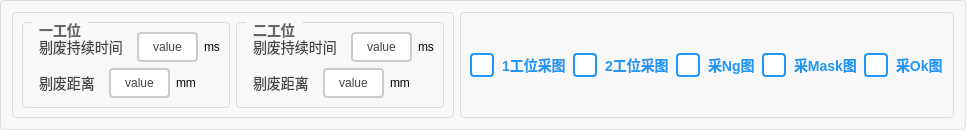
      <widget class="QGroupBox" name="groupBox_14">
       <property name="styleSheet">
        <string notr="true">QGroupBox {
    border: 1px solid #DDD;
    border-radius: 4px;
    font: bold 14px;
    color: #666;
    background-color: #F8F8F8;
}

QGroupBox::title {
    subcontrol-origin: margin;
    subcontrol-position: top left;
    left: 10px;
    padding: 0 5px;
}</string>
       </property>
       <property name="title">
        <string/>
       </property>
       <layout class="QHBoxLayout" name="horizontalLayout_19" stretch="3,1">
        <item>
         <widget class="QGroupBox" name="groupBox_10">
          <property name="styleSheet">
           <string notr="true">QGroupBox {
    border: 1px solid #DDD;
    border-radius: 4px;
    font: bold 14px;
    color: #666;
    background-color: #F8F8F8;
}

QGroupBox::title {
    subcontrol-origin: margin;
    subcontrol-position: top left;
    left: 10px;
    padding: 0 5px;
}</string>
          </property>
          <property name="title">
           <string/>
          </property>
          <layout class="QHBoxLayout" name="horizontalLayout_13">
           <item>
            <widget class="QGroupBox" name="groupBox_8">
             <property name="styleSheet">
              <string notr="true">QGroupBox {
    border: 1px solid #DDD;
    border-radius: 4px;
    font: bold 14px;
    color: #666;
    background-color: #F8F8F8;
}

QGroupBox::title {
    subcontrol-origin: margin;
    subcontrol-position: top left;
    left: 10px;
    padding: 0 5px;
}</string>
             </property>
             <property name="title">
              <string>一工位</string>
             </property>
             <layout class="QVBoxLayout" name="verticalLayout_4">
              <item>
               <layout class="QHBoxLayout" name="horizontalLayout_9">
                <item>
                 <widget class="QLabel" name="label_13">
                  <property name="styleSheet">
                   <string notr="true">/* 基础标签样式 */
QLabel {
    color: #444444;          /* 主文字色 */
    font-size: 14px;         /* 标准字号 */
    background: transparent; /* 透明背景 */
    padding: 2px 4px;        /* 基础内边距 */
}

/* 标题样式 */
QLabel.title {
    font-size: 16px;
    font-weight: 600;
    color: #333333;
    border-bottom: 1px solid #DDDDDD; /* 下划线装饰 */
    padding-bottom: 4px;
}

/* 副标题/次要文本 */
QLabel.subtitle {
    color: #666666;
    font-size: 13px;
    font-style: italic;
}

/* 强调文本 */
QLabel.emphasis {
    color: #333333;
    font-weight: 500;
    background-color: #F5F5F5;
    border-radius: 3px;
    padding: 4px 8px;
}

/* 状态标签（成功/警告/错误） */
QLabel[state=&quot;success&quot;] {
    color: #228B22;          /* 森林绿 */
    border-left: 3px solid #228B22;
    padding-left: 8px;
}

QLabel[state=&quot;warning&quot;] {
    color: #FF8C00;          /* 暗橙 */
    border-left: 3px solid #FF8C00;
    padding-left: 8px;
}

QLabel[state=&quot;error&quot;] {
    color: #B22222;          /* 砖红 */
    border-left: 3px solid #B22222;
    padding-left: 8px;
}

/* 数据展示标签 */
QLabel.data {
    color: #2F4F4F;          /* 深石板灰 */
    font-family: monospace;
    border: 1px solid #E0E0E0;
    background-color: #FFFFFF;
    padding: 6px 12px;
    border-radius: 4px;
}

/* 禁用状态 */
QLabel:disabled {
    color: #AAAAAA;
    background-color: transparent;
}

/* 链接样式（伪链接效果） */
QLabel.link {
    color: #4682B4;          /* 钢蓝 */
    text-decoration: underline;
    border-bottom: 1px dotted #4682B4;
}

/* 图标标签 */
QLabel.icon {
    qproperty-alignment: AlignCenter;
    border: 1px solid #E0E0E0;
    border-radius: 4px;
    background-color: #FFFFFF;
    padding: 12px;
}</string>
                  </property>
                  <property name="text">
                   <string>剔废持续时间</string>
                  </property>
                 </widget>
                </item>
                <item>
                 <widget class="QPushButton" name="pbtn_tifeichixushijian1">
                  <property name="sizePolicy">
                   <sizepolicy hsizetype="Minimum" vsizetype="Minimum">
                    <horstretch>0</horstretch>
                    <verstretch>0</verstretch>
                   </sizepolicy>
                  </property>
                  <property name="styleSheet">
                   <string notr="true">QPushButton {
    padding: 6px 14px;
    border: 2px solid #CCC;
    border-radius: 4px;
    background-color: white;
    color: #444;
}

QPushButton:hover {
    border-color: #999;
    background-color: #F5F5F5;
}

QPushButton:pressed {
    border-color: #777;
    background-color: #EEE;
}</string>
                  </property>
                  <property name="text">
                   <string>value</string>
                  </property>
                 </widget>
                </item>
                <item>
                 <widget class="QLabel" name="label_14">
                  <property name="text">
                   <string>ms</string>
                  </property>
                 </widget>
                </item>
               </layout>
              </item>
              <item>
               <layout class="QHBoxLayout" name="horizontalLayout_10">
                <item>
                 <widget class="QLabel" name="label_15">
                  <property name="styleSheet">
                   <string notr="true">/* 基础标签样式 */
QLabel {
    color: #444444;          /* 主文字色 */
    font-size: 14px;         /* 标准字号 */
    background: transparent; /* 透明背景 */
    padding: 2px 4px;        /* 基础内边距 */
}

/* 标题样式 */
QLabel.title {
    font-size: 16px;
    font-weight: 600;
    color: #333333;
    border-bottom: 1px solid #DDDDDD; /* 下划线装饰 */
    padding-bottom: 4px;
}

/* 副标题/次要文本 */
QLabel.subtitle {
    color: #666666;
    font-size: 13px;
    font-style: italic;
}

/* 强调文本 */
QLabel.emphasis {
    color: #333333;
    font-weight: 500;
    background-color: #F5F5F5;
    border-radius: 3px;
    padding: 4px 8px;
}

/* 状态标签（成功/警告/错误） */
QLabel[state=&quot;success&quot;] {
    color: #228B22;          /* 森林绿 */
    border-left: 3px solid #228B22;
    padding-left: 8px;
}

QLabel[state=&quot;warning&quot;] {
    color: #FF8C00;          /* 暗橙 */
    border-left: 3px solid #FF8C00;
    padding-left: 8px;
}

QLabel[state=&quot;error&quot;] {
    color: #B22222;          /* 砖红 */
    border-left: 3px solid #B22222;
    padding-left: 8px;
}

/* 数据展示标签 */
QLabel.data {
    color: #2F4F4F;          /* 深石板灰 */
    font-family: monospace;
    border: 1px solid #E0E0E0;
    background-color: #FFFFFF;
    padding: 6px 12px;
    border-radius: 4px;
}

/* 禁用状态 */
QLabel:disabled {
    color: #AAAAAA;
    background-color: transparent;
}

/* 链接样式（伪链接效果） */
QLabel.link {
    color: #4682B4;          /* 钢蓝 */
    text-decoration: underline;
    border-bottom: 1px dotted #4682B4;
}

/* 图标标签 */
QLabel.icon {
    qproperty-alignment: AlignCenter;
    border: 1px solid #E0E0E0;
    border-radius: 4px;
    background-color: #FFFFFF;
    padding: 12px;
}</string>
                  </property>
                  <property name="text">
                   <string>剔废距离</string>
                  </property>
                 </widget>
                </item>
                <item>
                 <widget class="QPushButton" name="pbtn_tifeijuli1">
                  <property name="sizePolicy">
                   <sizepolicy hsizetype="Minimum" vsizetype="Minimum">
                    <horstretch>0</horstretch>
                    <verstretch>0</verstretch>
                   </sizepolicy>
                  </property>
                  <property name="styleSheet">
                   <string notr="true">QPushButton {
    padding: 6px 14px;
    border: 2px solid #CCC;
    border-radius: 4px;
    background-color: white;
    color: #444;
}

QPushButton:hover {
    border-color: #999;
    background-color: #F5F5F5;
}

QPushButton:pressed {
    border-color: #777;
    background-color: #EEE;
}</string>
                  </property>
                  <property name="text">
                   <string>value</string>
                  </property>
                 </widget>
                </item>
                <item>
                 <widget class="QLabel" name="label_16">
                  <property name="text">
                   <string>mm</string>
                  </property>
                 </widget>
                </item>
               </layout>
              </item>
             </layout>
            </widget>
           </item>
           <item>
            <widget class="QGroupBox" name="groupBox_9">
             <property name="styleSheet">
              <string notr="true">QGroupBox {
    border: 1px solid #DDD;
    border-radius: 4px;
    font: bold 14px;
    color: #666;
    background-color: #F8F8F8;
}

QGroupBox::title {
    subcontrol-origin: margin;
    subcontrol-position: top left;
    left: 10px;
    padding: 0 5px;
}</string>
             </property>
             <property name="title">
              <string>二工位</string>
             </property>
             <layout class="QVBoxLayout" name="verticalLayout_5">
              <item>
               <layout class="QHBoxLayout" name="horizontalLayout_11">
                <item>
                 <widget class="QLabel" name="label_17">
                  <property name="styleSheet">
                   <string notr="true">/* 基础标签样式 */
QLabel {
    color: #444444;          /* 主文字色 */
    font-size: 14px;         /* 标准字号 */
    background: transparent; /* 透明背景 */
    padding: 2px 4px;        /* 基础内边距 */
}

/* 标题样式 */
QLabel.title {
    font-size: 16px;
    font-weight: 600;
    color: #333333;
    border-bottom: 1px solid #DDDDDD; /* 下划线装饰 */
    padding-bottom: 4px;
}

/* 副标题/次要文本 */
QLabel.subtitle {
    color: #666666;
    font-size: 13px;
    font-style: italic;
}

/* 强调文本 */
QLabel.emphasis {
    color: #333333;
    font-weight: 500;
    background-color: #F5F5F5;
    border-radius: 3px;
    padding: 4px 8px;
}

/* 状态标签（成功/警告/错误） */
QLabel[state=&quot;success&quot;] {
    color: #228B22;          /* 森林绿 */
    border-left: 3px solid #228B22;
    padding-left: 8px;
}

QLabel[state=&quot;warning&quot;] {
    color: #FF8C00;          /* 暗橙 */
    border-left: 3px solid #FF8C00;
    padding-left: 8px;
}

QLabel[state=&quot;error&quot;] {
    color: #B22222;          /* 砖红 */
    border-left: 3px solid #B22222;
    padding-left: 8px;
}

/* 数据展示标签 */
QLabel.data {
    color: #2F4F4F;          /* 深石板灰 */
    font-family: monospace;
    border: 1px solid #E0E0E0;
    background-color: #FFFFFF;
    padding: 6px 12px;
    border-radius: 4px;
}

/* 禁用状态 */
QLabel:disabled {
    color: #AAAAAA;
    background-color: transparent;
}

/* 链接样式（伪链接效果） */
QLabel.link {
    color: #4682B4;          /* 钢蓝 */
    text-decoration: underline;
    border-bottom: 1px dotted #4682B4;
}

/* 图标标签 */
QLabel.icon {
    qproperty-alignment: AlignCenter;
    border: 1px solid #E0E0E0;
    border-radius: 4px;
    background-color: #FFFFFF;
    padding: 12px;
}</string>
                  </property>
                  <property name="text">
                   <string>剔废持续时间</string>
                  </property>
                 </widget>
                </item>
                <item>
                 <widget class="QPushButton" name="pbtn_tifeichixushijian2">
                  <property name="sizePolicy">
                   <sizepolicy hsizetype="Minimum" vsizetype="Minimum">
                    <horstretch>0</horstretch>
                    <verstretch>0</verstretch>
                   </sizepolicy>
                  </property>
                  <property name="styleSheet">
                   <string notr="true">QPushButton {
    padding: 6px 14px;
    border: 2px solid #CCC;
    border-radius: 4px;
    background-color: white;
    color: #444;
}

QPushButton:hover {
    border-color: #999;
    background-color: #F5F5F5;
}

QPushButton:pressed {
    border-color: #777;
    background-color: #EEE;
}</string>
                  </property>
                  <property name="text">
                   <string>value</string>
                  </property>
                 </widget>
                </item>
                <item>
                 <widget class="QLabel" name="label_18">
                  <property name="text">
                   <string>ms</string>
                  </property>
                 </widget>
                </item>
               </layout>
              </item>
              <item>
               <layout class="QHBoxLayout" name="horizontalLayout_12">
                <item>
                 <widget class="QLabel" name="label_19">
                  <property name="styleSheet">
                   <string notr="true">/* 基础标签样式 */
QLabel {
    color: #444444;          /* 主文字色 */
    font-size: 14px;         /* 标准字号 */
    background: transparent; /* 透明背景 */
    padding: 2px 4px;        /* 基础内边距 */
}

/* 标题样式 */
QLabel.title {
    font-size: 16px;
    font-weight: 600;
    color: #333333;
    border-bottom: 1px solid #DDDDDD; /* 下划线装饰 */
    padding-bottom: 4px;
}

/* 副标题/次要文本 */
QLabel.subtitle {
    color: #666666;
    font-size: 13px;
    font-style: italic;
}

/* 强调文本 */
QLabel.emphasis {
    color: #333333;
    font-weight: 500;
    background-color: #F5F5F5;
    border-radius: 3px;
    padding: 4px 8px;
}

/* 状态标签（成功/警告/错误） */
QLabel[state=&quot;success&quot;] {
    color: #228B22;          /* 森林绿 */
    border-left: 3px solid #228B22;
    padding-left: 8px;
}

QLabel[state=&quot;warning&quot;] {
    color: #FF8C00;          /* 暗橙 */
    border-left: 3px solid #FF8C00;
    padding-left: 8px;
}

QLabel[state=&quot;error&quot;] {
    color: #B22222;          /* 砖红 */
    border-left: 3px solid #B22222;
    padding-left: 8px;
}

/* 数据展示标签 */
QLabel.data {
    color: #2F4F4F;          /* 深石板灰 */
    font-family: monospace;
    border: 1px solid #E0E0E0;
    background-color: #FFFFFF;
    padding: 6px 12px;
    border-radius: 4px;
}

/* 禁用状态 */
QLabel:disabled {
    color: #AAAAAA;
    background-color: transparent;
}

/* 链接样式（伪链接效果） */
QLabel.link {
    color: #4682B4;          /* 钢蓝 */
    text-decoration: underline;
    border-bottom: 1px dotted #4682B4;
}

/* 图标标签 */
QLabel.icon {
    qproperty-alignment: AlignCenter;
    border: 1px solid #E0E0E0;
    border-radius: 4px;
    background-color: #FFFFFF;
    padding: 12px;
}</string>
                  </property>
                  <property name="text">
                   <string>剔废距离</string>
                  </property>
                 </widget>
                </item>
                <item>
                 <widget class="QPushButton" name="pbtn_tifeijuli2">
                  <property name="sizePolicy">
                   <sizepolicy hsizetype="Minimum" vsizetype="Minimum">
                    <horstretch>0</horstretch>
                    <verstretch>0</verstretch>
                   </sizepolicy>
                  </property>
                  <property name="styleSheet">
                   <string notr="true">QPushButton {
    padding: 6px 14px;
    border: 2px solid #CCC;
    border-radius: 4px;
    background-color: white;
    color: #444;
}

QPushButton:hover {
    border-color: #999;
    background-color: #F5F5F5;
}

QPushButton:pressed {
    border-color: #777;
    background-color: #EEE;
}</string>
                  </property>
                  <property name="text">
                   <string>value</string>
                  </property>
                 </widget>
                </item>
                <item>
                 <widget class="QLabel" name="label_20">
                  <property name="text">
                   <string>mm</string>
                  </property>
                 </widget>
                </item>
               </layout>
              </item>
             </layout>
            </widget>
           </item>
          </layout>
         </widget>
        </item>
        <item>
         <widget class="QGroupBox" name="groupBox_15">
          <property name="styleSheet">
           <string notr="true">QGroupBox {
    border: 1px solid #DDD;
    border-radius: 4px;
    font: bold 14px;
    color: #666;
    background-color: #F8F8F8;
}

QGroupBox::title {
    subcontrol-origin: margin;
    subcontrol-position: top left;
    left: 10px;
    padding: 0 5px;
}</string>
          </property>
          <property name="title">
           <string/>
          </property>
          <layout class="QHBoxLayout" name="horizontalLayout_22">
           <item>
            <layout class="QHBoxLayout" name="horizontalLayout_21">
             <item>
              <widget class="QCheckBox" name="cBox_takeCamera1Pictures">
               <property name="styleSheet">
                <string notr="true">QCheckBox {
    spacing: 8px;
    font-size: 14px;
    color: #333;
    font-weight: bold;        
    color:  rgb(0, 0, 0);       
}

/* 未选中状态 */
QCheckBox::indicator {
    width: 20px;
    height: 20px;
    border-radius: 4px; /* 方形，圆角可适当调整 */
    border: 2px solid #999;
    background: #ffffff;
}

/* 悬停效果 */
QCheckBox::indicator:hover {
    border: 2px solid #666;
}

/* 选中状态 */
QCheckBox::indicator:checked {
    border: 2px solid #2196F3;
    background-color: qradialgradient(
        cx:0.5, cy:0.5,
        radius:0.4,
        fx:0.5, fy:0.5,
        stop:0 #2196F3,
        stop:1 transparent
    );
}

/* 禁用状态 */
QCheckBox::indicator:disabled {
    border: 2px solid #ccc;
    background: #eee;
}

/* 选中时的文字颜色 */
QCheckBox:checked {
    color: #2196F3;
    font-weight: 500;
}

/* 点击动画效果 */
QCheckBox::indicator:pressed {
    border: 2px solid #1565C0;
    background-color: qradialgradient(
        cx:0.5, cy:0.5,
        radius:0.5,
        fx:0.5, fy:0.5,
        stop:0 #BBDEFB,
        stop:1 transparent
    );
}</string>
               </property>
               <property name="text">
                <string>1工位采图</string>
               </property>
               <property name="checked">
                <bool>true</bool>
               </property>
              </widget>
             </item>
             <item>
              <widget class="QCheckBox" name="cBox_takeCamera2Pictures">
               <property name="styleSheet">
                <string notr="true">QCheckBox {
    spacing: 8px;
    font-size: 14px;
    color: #333;
    font-weight: bold;        
    color:  rgb(0, 0, 0);       
}

/* 未选中状态 */
QCheckBox::indicator {
    width: 20px;
    height: 20px;
    border-radius: 4px; /* 方形，圆角可适当调整 */
    border: 2px solid #999;
    background: #ffffff;
}

/* 悬停效果 */
QCheckBox::indicator:hover {
    border: 2px solid #666;
}

/* 选中状态 */
QCheckBox::indicator:checked {
    border: 2px solid #2196F3;
    background-color: qradialgradient(
        cx:0.5, cy:0.5,
        radius:0.4,
        fx:0.5, fy:0.5,
        stop:0 #2196F3,
        stop:1 transparent
    );
}

/* 禁用状态 */
QCheckBox::indicator:disabled {
    border: 2px solid #ccc;
    background: #eee;
}

/* 选中时的文字颜色 */
QCheckBox:checked {
    color: #2196F3;
    font-weight: 500;
}

/* 点击动画效果 */
QCheckBox::indicator:pressed {
    border: 2px solid #1565C0;
    background-color: qradialgradient(
        cx:0.5, cy:0.5,
        radius:0.5,
        fx:0.5, fy:0.5,
        stop:0 #BBDEFB,
        stop:1 transparent
    );
}</string>
               </property>
               <property name="text">
                <string>2工位采图</string>
               </property>
               <property name="checked">
                <bool>true</bool>
               </property>
              </widget>
             </item>
            </layout>
           </item>
           <item>
            <layout class="QHBoxLayout" name="horizontalLayout_20">
             <item>
              <widget class="QCheckBox" name="cBox_takeNgPictures">
               <property name="styleSheet">
                <string notr="true">QCheckBox {
    spacing: 8px;
    font-size: 14px;
    color: #333;
    font-weight: bold;        
    color:  rgb(0, 0, 0);       
}

/* 未选中状态 */
QCheckBox::indicator {
    width: 20px;
    height: 20px;
    border-radius: 4px; /* 方形，圆角可适当调整 */
    border: 2px solid #999;
    background: #ffffff;
}

/* 悬停效果 */
QCheckBox::indicator:hover {
    border: 2px solid #666;
}

/* 选中状态 */
QCheckBox::indicator:checked {
    border: 2px solid #2196F3;
    background-color: qradialgradient(
        cx:0.5, cy:0.5,
        radius:0.4,
        fx:0.5, fy:0.5,
        stop:0 #2196F3,
        stop:1 transparent
    );
}

/* 禁用状态 */
QCheckBox::indicator:disabled {
    border: 2px solid #ccc;
    background: #eee;
}

/* 选中时的文字颜色 */
QCheckBox:checked {
    color: #2196F3;
    font-weight: 500;
}

/* 点击动画效果 */
QCheckBox::indicator:pressed {
    border: 2px solid #1565C0;
    background-color: qradialgradient(
        cx:0.5, cy:0.5,
        radius:0.5,
        fx:0.5, fy:0.5,
        stop:0 #BBDEFB,
        stop:1 transparent
    );
}</string>
               </property>
               <property name="text">
                <string>采Ng图</string>
               </property>
               <property name="checked">
                <bool>true</bool>
               </property>
              </widget>
             </item>
             <item>
              <widget class="QCheckBox" name="cBox_takeMaskPictures">
               <property name="styleSheet">
                <string notr="true">QCheckBox {
    spacing: 8px;
    font-size: 14px;
    color: #333;
    font-weight: bold;        
    color:  rgb(0, 0, 0);       
}

/* 未选中状态 */
QCheckBox::indicator {
    width: 20px;
    height: 20px;
    border-radius: 4px; /* 方形，圆角可适当调整 */
    border: 2px solid #999;
    background: #ffffff;
}

/* 悬停效果 */
QCheckBox::indicator:hover {
    border: 2px solid #666;
}

/* 选中状态 */
QCheckBox::indicator:checked {
    border: 2px solid #2196F3;
    background-color: qradialgradient(
        cx:0.5, cy:0.5,
        radius:0.4,
        fx:0.5, fy:0.5,
        stop:0 #2196F3,
        stop:1 transparent
    );
}

/* 禁用状态 */
QCheckBox::indicator:disabled {
    border: 2px solid #ccc;
    background: #eee;
}

/* 选中时的文字颜色 */
QCheckBox:checked {
    color: #2196F3;
    font-weight: 500;
}

/* 点击动画效果 */
QCheckBox::indicator:pressed {
    border: 2px solid #1565C0;
    background-color: qradialgradient(
        cx:0.5, cy:0.5,
        radius:0.5,
        fx:0.5, fy:0.5,
        stop:0 #BBDEFB,
        stop:1 transparent
    );
}</string>
               </property>
               <property name="text">
                <string>采Mask图</string>
               </property>
               <property name="checked">
                <bool>true</bool>
               </property>
              </widget>
             </item>
             <item>
              <widget class="QCheckBox" name="cBox_takeOkPictures">
               <property name="styleSheet">
                <string notr="true">QCheckBox {
    spacing: 8px;
    font-size: 14px;
    color: #333;
    font-weight: bold;        
    color:  rgb(0, 0, 0);       
}

/* 未选中状态 */
QCheckBox::indicator {
    width: 20px;
    height: 20px;
    border-radius: 4px; /* 方形，圆角可适当调整 */
    border: 2px solid #999;
    background: #ffffff;
}

/* 悬停效果 */
QCheckBox::indicator:hover {
    border: 2px solid #666;
}

/* 选中状态 */
QCheckBox::indicator:checked {
    border: 2px solid #2196F3;
    background-color: qradialgradient(
        cx:0.5, cy:0.5,
        radius:0.4,
        fx:0.5, fy:0.5,
        stop:0 #2196F3,
        stop:1 transparent
    );
}

/* 禁用状态 */
QCheckBox::indicator:disabled {
    border: 2px solid #ccc;
    background: #eee;
}

/* 选中时的文字颜色 */
QCheckBox:checked {
    color: #2196F3;
    font-weight: 500;
}

/* 点击动画效果 */
QCheckBox::indicator:pressed {
    border: 2px solid #1565C0;
    background-color: qradialgradient(
        cx:0.5, cy:0.5,
        radius:0.5,
        fx:0.5, fy:0.5,
        stop:0 #BBDEFB,
        stop:1 transparent
    );
}</string>
               </property>
               <property name="text">
                <string>采Ok图</string>
               </property>
               <property name="checked">
                <bool>true</bool>
               </property>
              </widget>
             </item>
            </layout>
           </item>
          </layout>
         </widget>
        </item>
       </layout>
      </widget>
